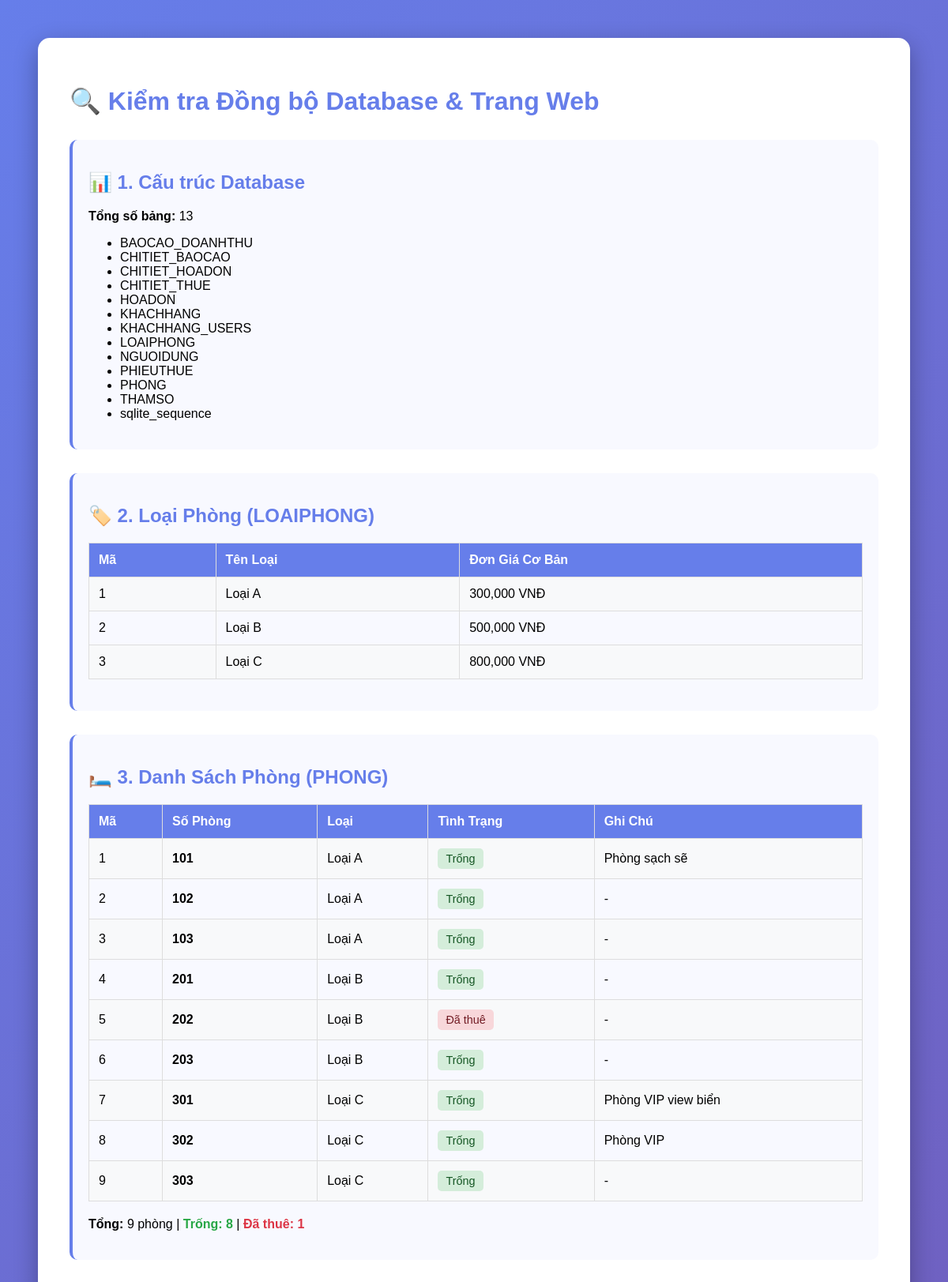
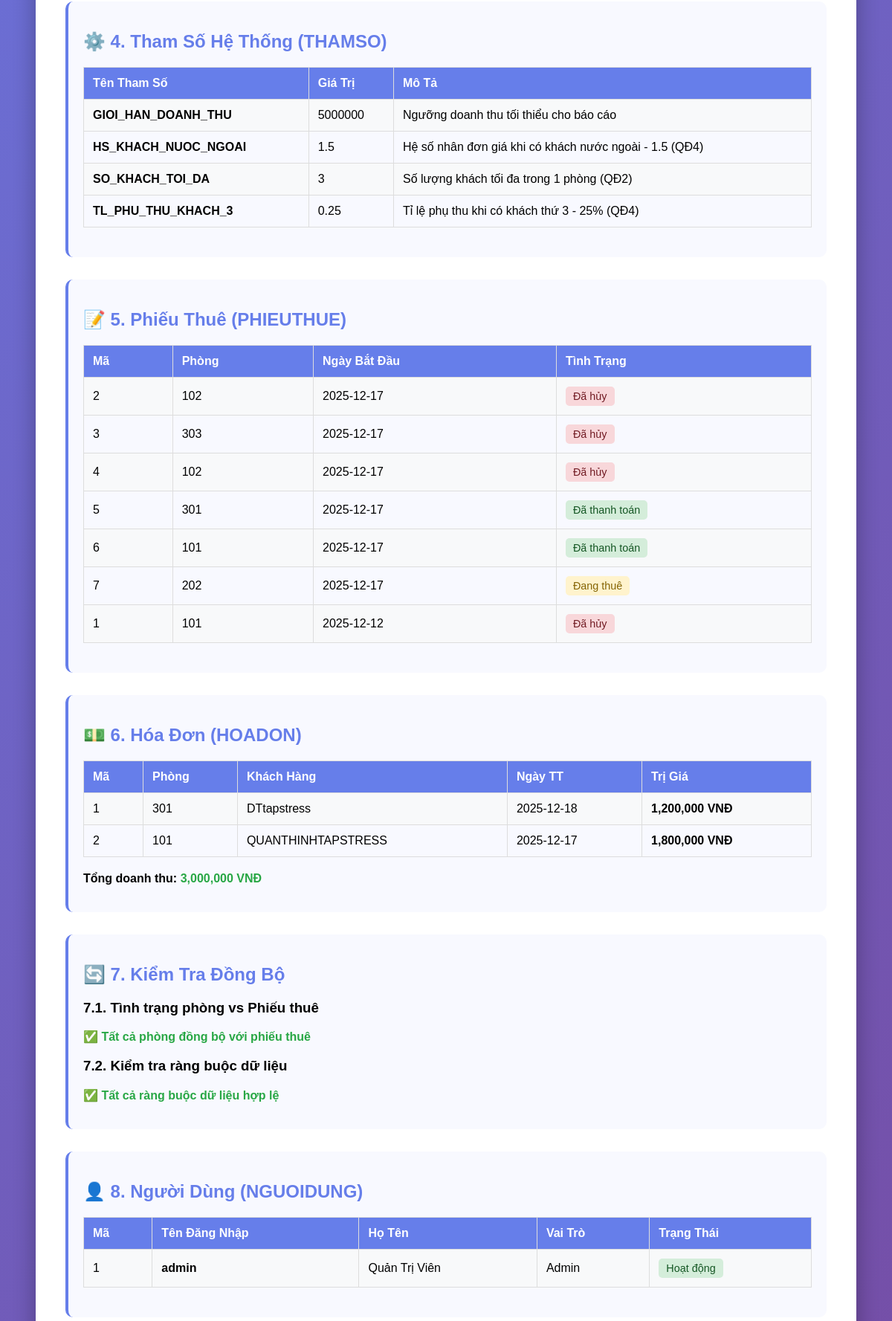
The app's page /check_sync.php (upper part) with its own data (2 pictures, top to bottom).
### tables this page shows
CREATE TABLE LOAIPHONG (
MaLoaiPhong INTEGER PRIMARY KEY AUTOINCREMENT,
TenLoai TEXT NOT NULL UNIQUE,
DonGiaCoBan REAL NOT NULL CHECK(DonGiaCoBan > 0)
);

CREATE TABLE PHONG (
MaPhong INTEGER PRIMARY KEY AUTOINCREMENT,
SoPhong TEXT NOT NULL UNIQUE,
MaLoaiPhong INTEGER NOT NULL,
TinhTrang TEXT DEFAULT 'Trống' CHECK(TinhTrang IN ('Trống', 'Đã thuê')),
GhiChu TEXT,
FOREIGN KEY (MaLoaiPhong) REFERENCES LOAIPHONG(MaLoaiPhong) ON DELETE RESTRICT ON UPDATE CASCADE
);

CREATE TABLE THAMSO (
TenThamSo TEXT PRIMARY KEY,
GiaTri REAL NOT NULL,
MoTa TEXT
);

CREATE TABLE PHIEUTHUE (
MaPhieuThue INTEGER PRIMARY KEY AUTOINCREMENT,
MaPhong INTEGER NOT NULL,
MaKhachHangUser INTEGER,
NgayBatDauThue DATE NOT NULL DEFAULT (date('now')),
SoDem INTEGER NOT NULL DEFAULT 1 CHECK(SoDem BETWEEN 1 AND 14),
TinhTrangPhieu TEXT DEFAULT 'Đang thuê' CHECK(TinhTrangPhieu IN ('Đang thuê', 'Đã thanh toán', 'Đã hủy')),
FOREIGN KEY (MaPhong) REFERENCES PHONG(MaPhong) ON DELETE RESTRICT ON UPDATE CASCADE,
FOREIGN KEY (MaKhachHangUser) REFERENCES KHACHHANG_USERS(MaKhachHangUser) ON DELETE SET NULL ON UPDATE CASCADE
);

CREATE TABLE HOADON (
MaHoaDon INTEGER PRIMARY KEY AUTOINCREMENT,
MaPhieuThue INTEGER NOT NULL UNIQUE,
TenKhachHangCoQuan TEXT NOT NULL,
DiaChiThanhToan TEXT,
NgayThanhToan DATE NOT NULL DEFAULT (date('now')),
TriGia REAL NOT NULL CHECK(TriGia >= 0),
FOREIGN KEY (MaPhieuThue) REFERENCES PHIEUTHUE(MaPhieuThue) ON DELETE RESTRICT ON UPDATE CASCADE
);

CREATE TABLE NGUOIDUNG (
MaNguoiDung INTEGER PRIMARY KEY AUTOINCREMENT,
TenDangNhap TEXT UNIQUE NOT NULL,
MatKhau TEXT NOT NULL,
HoTen TEXT NOT NULL,
VaiTro TEXT DEFAULT 'NhanVien',
TrangThai TEXT DEFAULT 'Hoạt động',
NgayTao DATETIME DEFAULT CURRENT_TIMESTAMP
);

### check_sync.php (the view, shortened to what this page needs)
<?php
$database = new Database();
$db = $database->connect();
echo "<!DOCTYPE html>
<html lang='vi'>
<head>
    <meta charset='UTF-8'>
    <title>Kiểm tra đồng bộ Database</title>
    <style>
        body {
            font-family: Arial;
            padding: 40px;
            background: linear-gradient(135deg, #667eea 0%, #764ba2 100%);
            min-height: 100vh;
        }
        .container {
            max-width: 1200px;
            background: white;
            padding: 40px;
            border-radius: 15px;
            box-shadow: 0 10px 30px rgba(0,0,0,0.3);
            margin: 0 auto;
        }
        h1, h2 { color: #667eea; }
        .success { color: #28a745; font-weight: bold; }
        .error { color: #dc3545; font-weight: bold; }
        .warning { color: #ffc107; font-weight: bold; }
        table {
            width: 100%;
            border-collapse: collapse;
            margin: 20px 0;
        }
        th, td {
            border: 1px solid #ddd;
            padding: 12px;
            text-align: left;
        }
        th {
            background: #667eea;
            color: white;
        }
        tr:nth-child(even) { background: #f8f9fa; }
        .section {
            margin: 30px 0;
            padding: 20px;
            background: #f8f9ff;
            border-radius: 10px;
            border-left: 4px solid #667eea;
        }
        .badge {
            display: inline-block;
            padding: 5px 10px;
            border-radius: 5px;
            font-size: 0.9em;
        }
        .badge-success { background: #d4edda; color: #155724; }
        .badge-danger { background: #f8d7da; color: #721c24; }
        .badge-warning { background: #fff3cd; color: #856404; }
    </style>
</head>
<body>
<div class='container'>";
echo "<h1>🔍 Kiểm tra Đồng bộ Database & Trang Web</h1>";
echo "<div class='section'>";
echo "<h2>📊 1. Cấu trúc Database</h2>";
$tables = $db->query("SELECT name FROM sqlite_master WHERE type='table' ORDER BY name")->fetchAll(PDO::FETCH_COLUMN);
echo "<p><strong>Tổng số bảng:</strong> " . count($tables) . "</p>";
echo "<ul>";
foreach ($tables as $table) {
    echo "<li>$table</li>";
}
echo "</ul>";
echo "</div>";
echo "<div class='section'>";
echo "<h2>🏷️ 2. Loại Phòng (LOAIPHONG)</h2>";
$loaiPhongs = $db->query("SELECT * FROM LOAIPHONG ORDER BY TenLoai")->fetchAll();
echo "<table>";
echo "<tr><th>Mã</th><th>Tên Loại</th><th>Đơn Giá Cơ Bản</th></tr>";
foreach ($loaiPhongs as $lp) {
    echo "<tr>";
    echo "<td>{$lp['MaLoaiPhong']}</td>";
    echo "<td>{$lp['TenLoai']}</td>";
    echo "<td>" . number_format($lp['DonGiaCoBan']) . " VNĐ</td>";
    echo "</tr>";
}
echo "</table>";
echo "</div>";
echo "<div class='section'>";
echo "<h2>🛏️ 3. Danh Sách Phòng (PHONG)</h2>";
$phongs = $db->query("SELECT P.*, L.TenLoai FROM PHONG P
                      JOIN LOAIPHONG L ON P.MaLoaiPhong = L.MaLoaiPhong
                      ORDER BY P.SoPhong")->fetchAll();
echo "<table>";
echo "<tr><th>Mã</th><th>Số Phòng</th><th>Loại</th><th>Tình Trạng</th><th>Ghi Chú</th></tr>";
$phongTrong = 0;
$phongDaThue = 0;
foreach ($phongs as $p) {
    $badge = $p['TinhTrang'] == 'Trống' ? 'badge-success' : 'badge-danger';
    if ($p['TinhTrang'] == 'Trống') $phongTrong++;
    else $phongDaThue++;
    echo "<tr>";
    echo "<td>{$p['MaPhong']}</td>";
    echo "<td><strong>{$p['SoPhong']}</strong></td>";
    echo "<td>{$p['TenLoai']}</td>";
    echo "<td><span class='badge $badge'>{$p['TinhTrang']}</span></td>";
    echo "<td>" . ($p['GhiChu'] ?? '-') . "</td>";
    echo "</tr>";
}
echo "</table>";
echo "<p><strong>Tổng:</strong> " . count($phongs) . " phòng | ";
echo "<span class='success'>Trống: $phongTrong</span> | ";
echo "<span class='error'>Đã thuê: $phongDaThue</span></p>";
echo "</div>";
echo "<div class='section'>";
echo "<h2>⚙️ 4. Tham Số Hệ Thống (THAMSO)</h2>";
$thamSos = $db->query("SELECT * FROM THAMSO ORDER BY TenThamSo")->fetchAll();
echo "<table>";
echo "<tr><th>Tên Tham Số</th><th>Giá Trị</th><th>Mô Tả</th></tr>";
foreach ($thamSos as $ts) {
    echo "<tr>";
    echo "<td><strong>{$ts['TenThamSo']}</strong></td>";
    echo "<td>{$ts['GiaTri']}</td>";
    echo "<td>{$ts['MoTa']}</td>";
    echo "</tr>";
}
echo "</table>";
echo "</div>";
echo "<div class='section'>";
echo "<h2>📝 5. Phiếu Thuê (PHIEUTHUE)</h2>";
$phieuThues = $db->query("SELECT PT.*, P.SoPhong FROM PHIEUTHUE PT
                          JOIN PHONG P ON PT.MaPhong = P.MaPhong
                          ORDER BY PT.NgayBatDauThue DESC")->fetchAll();
if (count($phieuThues) > 0) {
    echo "<table>";
    echo "<tr><th>Mã</th><th>Phòng</th><th>Ngày Bắt Đầu</th><th>Tình Trạng</th></tr>";
    foreach ($phieuThues as $pt) {
        $badge = $pt['TinhTrangPhieu'] == 'Đang thuê' ? 'badge-warning' :
                ($pt['TinhTrangPhieu'] == 'Đã thanh toán' ? 'badge-success' : 'badge-danger');
        echo "<tr>";
        echo "<td>{$pt['MaPhieuThue']}</td>";
        echo "<td>{$pt['SoPhong']}</td>";
        echo "<td>{$pt['NgayBatDauThue']}</td>";
        echo "<td><span class='badge $badge'>{$pt['TinhTrangPhieu']}</span></td>";
        echo "</tr>";
    }
    echo "</table>";
} else {
    echo "<p class='warning'>⚠️ Chưa có phiếu thuê nào</p>";
}
echo "</div>";
echo "<div class='section'>";
echo "<h2>💵 6. Hóa Đơn (HOADON)</h2>";
$hoaDons = $db->query("SELECT H.*, P.SoPhong FROM HOADON H
                       JOIN PHIEUTHUE PT ON H.MaPhieuThue = PT.MaPhieuThue
                       JOIN PHONG P ON PT.MaPhong = P.MaPhong
                       ORDER BY H.NgayThanhToan DESC")->fetchAll();
if (count($hoaDons) > 0) {
    echo "<table>";
    echo "<tr><th>Mã</th><th>Phòng</th><th>Khách Hàng</th><th>Ngày TT</th><th>Trị Giá</th></tr>";
    $tongDoanhThu = 0;
    foreach ($hoaDons as $hd) {
        $tongDoanhThu += $hd['TriGia'];
        echo "<tr>";
        echo "<td>{$hd['MaHoaDon']}</td>";
        echo "<td>{$hd['SoPhong']}</td>";
        echo "<td>{$hd['TenKhachHangCoQuan']}</td>";
        echo "<td>{$hd['NgayThanhToan']}</td>";
        echo "<td><strong>" . number_format($hd['TriGia']) . " VNĐ</strong></td>";
        echo "</tr>";
    }
    echo "</table>";
    echo "<p><strong>Tổng doanh thu:</strong> <span class='success'>" . number_format($tongDoanhThu) . " VNĐ</span></p>";
} else {
    echo "<p class='warning'>⚠️ Chưa có hóa đơn nào</p>";
}
echo "</div>";
echo "<div class='section'>";
echo "<h2>🔄 7. Kiểm Tra Đồng Bộ</h2>";
echo "<h3>7.1. Tình trạng phòng vs Phiếu thuê</h3>";
$errors = [];
if (count($errors) == 0) {
    echo "<p class='success'>✅ Tất cả phòng đồng bộ với phiếu thuê</p>";
}
echo "<h3>7.2. Kiểm tra ràng buộc dữ liệu</h3>";
$fkErrors = [];
if (count($fkErrors) == 0) {
    echo "<p class='success'>✅ Tất cả ràng buộc dữ liệu hợp lệ</p>";
}
echo "</div>";
echo "<div class='section'>";
echo "<h2>👤 8. Người Dùng (NGUOIDUNG)</h2>";
$users = $db->query("SELECT MaNguoiDung, TenDangNhap, HoTen, VaiTro, TrangThai FROM NGUOIDUNG")->fetchAll();
echo "<table>";
echo "<tr><th>Mã</th><th>Tên Đăng Nhập</th><th>Họ Tên</th><th>Vai Trò</th><th>Trạng Thái</th></tr>";
foreach ($users as $u) {
    $badge = $u['TrangThai'] == 'Hoạt động' ? 'badge-success' : 'badge-danger';
    echo "<tr>";
    echo "<td>{$u['MaNguoiDung']}</td>";
    echo "<td><strong>{$u['TenDangNhap']}</strong></td>";
    echo "<td>{$u['HoTen']}</td>";
    echo "<td>{$u['VaiTro']}</td>";
    echo "<td><span class='badge $badge'>{$u['TrangThai']}</span></td>";
    echo "</tr>";
}
echo "</table>";
echo "</div>";
echo "</div></body></html>";
?>

### check_sync.php (style rules this page uses)
body { font-family: Arial; padding: 40px; background: linear-gradient(135deg, #667eea 0%, #764ba2 100%); min-height: 100vh; }
.container { max-width: 1200px; background: white; padding: 40px; border-radius: 15px; box-shadow: 0 10px 30px rgba(0,0,0,0.3); margin: 0 auto; }
h1, h2 { color: #667eea; }
.success { color: #28a745; font-weight: bold; }
.error { color: #dc3545; font-weight: bold; }
table { width: 100%; border-collapse: collapse; margin: 20px 0; }
th, td { border: 1px solid #ddd; padding: 12px; text-align: left; }
th { background: #667eea; color: white; }
tr:nth-child(even) { background: #f8f9fa; }
.section { margin: 30px 0; padding: 20px; background: #f8f9ff; border-radius: 10px; border-left: 4px solid #667eea; }
.badge { display: inline-block; padding: 5px 10px; border-radius: 5px; font-size: 0.9em; }
.badge-success { background: #d4edda; color: #155724; }
.badge-danger { background: #f8d7da; color: #721c24; }
.badge-warning { background: #fff3cd; color: #856404; }

### records on screen
loaiphong: MaLoaiPhong "1", TenLoai "Loại A", DonGiaCoBan "300,000"
loaiphong: MaLoaiPhong "2", TenLoai "Loại B", DonGiaCoBan "500,000"
loaiphong: MaLoaiPhong "3", TenLoai "Loại C", DonGiaCoBan "800,000"
phong: MaPhong "1", SoPhong "101", MaLoaiPhong.TenLoai "Loại A", TinhTrang "Trống", GhiChu "Phòng sạch sẽ"
phong: MaPhong "2", SoPhong "102", MaLoaiPhong.TenLoai "Loại A", TinhTrang "Trống", GhiChu "-"
phong: MaPhong "3", SoPhong "103", MaLoaiPhong.TenLoai "Loại A", TinhTrang "Trống", GhiChu "-"
phong: MaPhong "4", SoPhong "201", MaLoaiPhong.TenLoai "Loại B", TinhTrang "Trống", GhiChu "-"
phong: MaPhong "5", SoPhong "202", MaLoaiPhong.TenLoai "Loại B", TinhTrang "Đã thuê", GhiChu "-"
phong: MaPhong "6", SoPhong "203", MaLoaiPhong.TenLoai "Loại B", TinhTrang "Trống", GhiChu "-"
phong: MaPhong "7", SoPhong "301", MaLoaiPhong.TenLoai "Loại C", TinhTrang "Trống", GhiChu "Phòng VIP view biển"
phong: MaPhong "8", SoPhong "302", MaLoaiPhong.TenLoai "Loại C", TinhTrang "Trống", GhiChu "Phòng VIP"
phong: MaPhong "9", SoPhong "303", MaLoaiPhong.TenLoai "Loại C", TinhTrang "Trống", GhiChu "-"
thamso: TenThamSo "GIOI_HAN_DOANH_THU", GiaTri "5000000", MoTa "Ngưỡng doanh thu tối thiểu cho báo cáo"
thamso: TenThamSo "HS_KHACH_NUOC_NGOAI", GiaTri "1.5", MoTa "Hệ số nhân đơn giá khi có khách nước ngoài - 1.5 (QĐ4)"
thamso: TenThamSo "SO_KHACH_TOI_DA", GiaTri "3", MoTa "Số lượng khách tối đa trong 1 phòng (QĐ2)"
thamso: TenThamSo "TL_PHU_THU_KHACH_3", GiaTri "0.25", MoTa "Tỉ lệ phụ thu khi có khách thứ 3 - 25% (QĐ4)"
phieuthue: MaPhieuThue "2", MaPhong.SoPhong "102", NgayBatDauThue "2025-12-17", TinhTrangPhieu "Đã hủy"
phieuthue: MaPhieuThue "3", MaPhong.SoPhong "303", NgayBatDauThue "2025-12-17", TinhTrangPhieu "Đã hủy"
phieuthue: MaPhieuThue "4", MaPhong.SoPhong "102", NgayBatDauThue "2025-12-17", TinhTrangPhieu "Đã hủy"
phieuthue: MaPhieuThue "5", MaPhong.SoPhong "301", NgayBatDauThue "2025-12-17", TinhTrangPhieu "Đã thanh toán"
phieuthue: MaPhieuThue "6", MaPhong.SoPhong "101", NgayBatDauThue "2025-12-17", TinhTrangPhieu "Đã thanh toán"
phieuthue: MaPhieuThue "7", MaPhong.SoPhong "202", NgayBatDauThue "2025-12-17", TinhTrangPhieu "Đang thuê"
phieuthue: MaPhieuThue "1", MaPhong.SoPhong "101", NgayBatDauThue "2025-12-12", TinhTrangPhieu "Đã hủy"
hoadon: MaHoaDon "1", phong.SoPhong "301", TenKhachHangCoQuan "DTtapstress", NgayThanhToan "2025-12-18", TriGia "1,200,000"
hoadon: MaHoaDon "2", phong.SoPhong "101", TenKhachHangCoQuan "QUANTHINHTAPSTRESS", NgayThanhToan "2025-12-17", TriGia "1,800,000"
nguoidung: MaNguoiDung "1", TenDangNhap "admin", HoTen "Quản Trị Viên", VaiTro "Admin", TrangThai "Hoạt động"

### other values on screen
count($tables) "13"
$table "BAOCAO_DOANHTHU"
$table "CHITIET_BAOCAO"
$table "CHITIET_HOADON"
$table "CHITIET_THUE"
$table "HOADON"
$table "KHACHHANG"
$table "KHACHHANG_USERS"
$table "LOAIPHONG"
$table "NGUOIDUNG"
$table "PHIEUTHUE"
$table "PHONG"
$table "THAMSO"
$table "sqlite_sequence"
count($phongs) "9"
